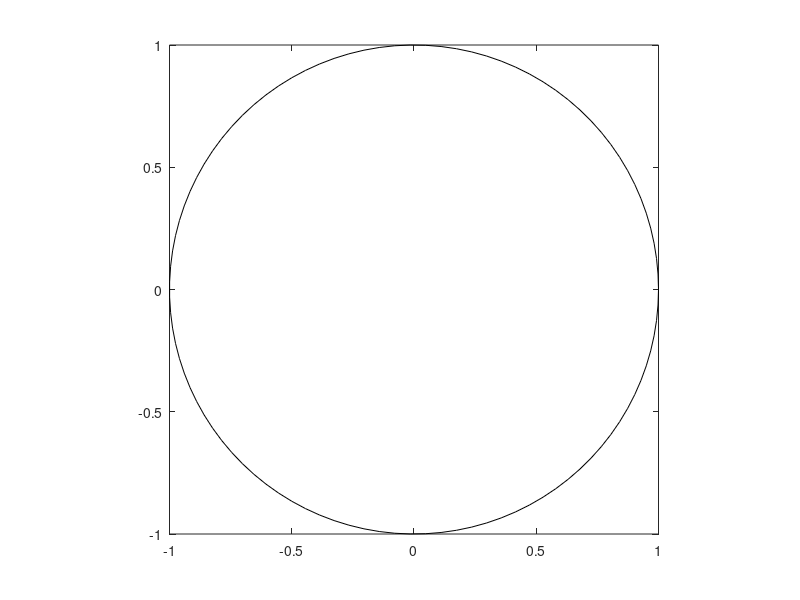

This figure's MATLAB source:
% PLOTCIRCLE: plots a circle
%
%     Usage: plotcircle({radius},{n})
%
%     radius = optional radius of circle [default = 1].
%     n =      optional number of plotted points [default = 100].
%

function plotcircle(radius,n)
  if (nargin < 1)
    radius = [];
  end;
  if (nargin < 2)
    n = [];
  end;
  
  default_radius = 1;                 % Default input argument values
  default_n = 100;
  
  if (isempty(radius))
    radius = default_radius;
  end;
  if (isempty(n))
    n = default_n;
  end;

  theta = linspace(0,2*pi,n);
  
  x = radius .* cos(theta);
  y = radius .* sin(theta);
  
  plot(x,y,'k');
  axis square;
  
  return;
  